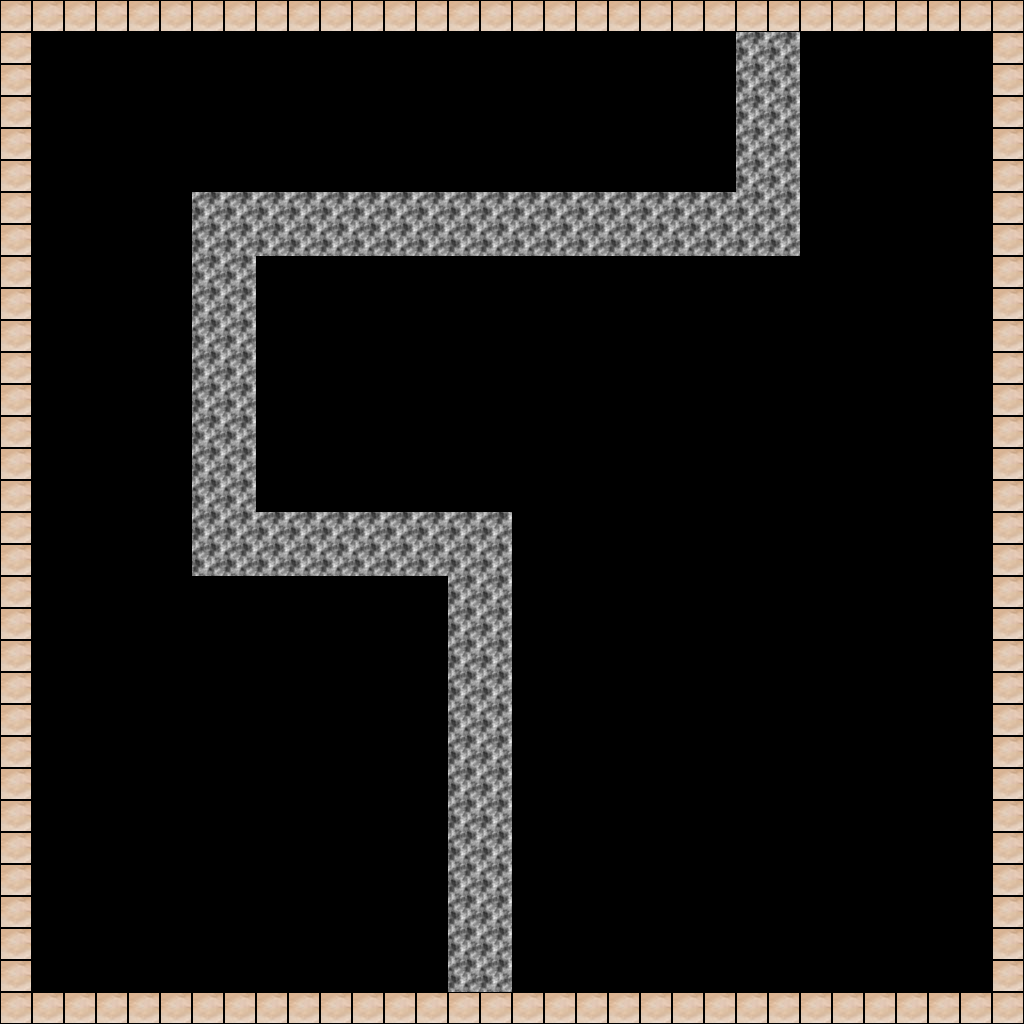

A level layout from a 2D game, rendered from its tile map. Below: a short description, then the map file with tile-grid data replaced by summaries:
An orthogonal 32x32 tile map with 32x32 px tiles, 1 tile layer (Tile Layer 1).

<map version="1.0" orientation="orthogonal" width="32" height="32" tilewidth="32" tileheight="32">
 <tileset firstgid="1" name="2dwztileset" tilewidth="32" tileheight="32">
  <image source="../tilesets/2dwztileset.png" width="128" height="320" />
 </tileset>
 <layer name="Tile Layer 1" width="32" height="32">
  <data>[1024 cells, 234 non-empty, 2 distinct tile ids]</data>
 </layer>
</map>